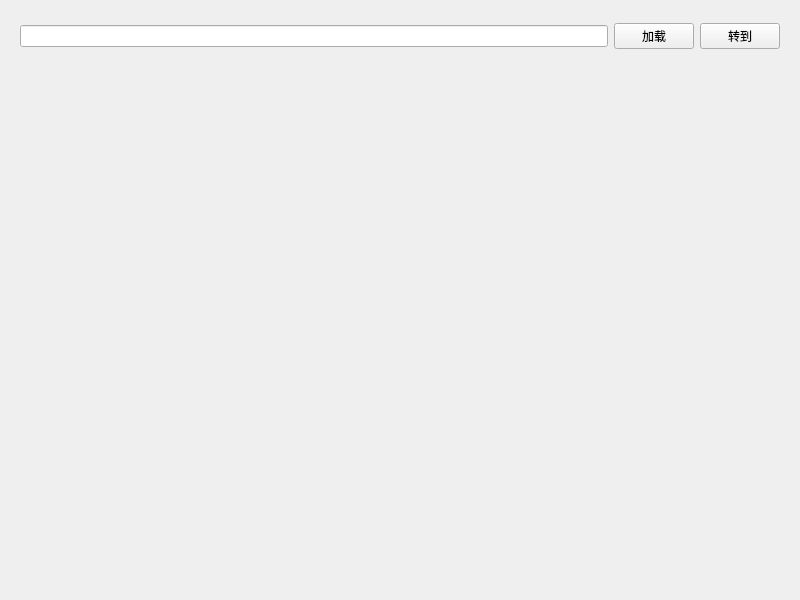
<?xml version="1.0" encoding="UTF-8"?>
<ui version="4.0">
 <class>Widget</class>
 <widget class="QWidget" name="Widget">
  <property name="geometry">
   <rect>
    <x>0</x>
    <y>0</y>
    <width>800</width>
    <height>600</height>
   </rect>
  </property>
  <property name="windowTitle">
   <string>Widget</string>
  </property>
  <layout class="QGridLayout" name="gridLayout">
   <item row="0" column="0">
    <layout class="QVBoxLayout" name="verticalLayout">
     <item>
      <widget class="QFrame" name="frameBtn">
       <property name="maximumSize">
        <size>
         <width>16777215</width>
         <height>50</height>
        </size>
       </property>
       <layout class="QHBoxLayout" name="horizontalLayout">
        <item>
         <widget class="QLineEdit" name="lineEdit"/>
        </item>
        <item>
         <widget class="QPushButton" name="pushButton_2">
          <property name="text">
           <string>加载</string>
          </property>
         </widget>
        </item>
        <item>
         <widget class="QPushButton" name="pushButton">
          <property name="text">
           <string>转到</string>
          </property>
         </widget>
        </item>
       </layout>
      </widget>
     </item>
     <item>
      <widget class="QWidget" name="widget" native="true">
       <layout class="QGridLayout" name="gridLayout_2">
        <item row="0" column="0">
         <layout class="QGridLayout" name="grid"/>
        </item>
       </layout>
      </widget>
     </item>
    </layout>
   </item>
  </layout>
 </widget>
 <resources/>
 <connections/>
</ui>
